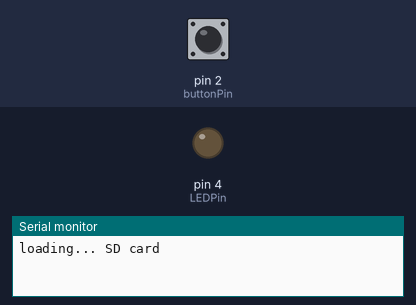
Simulated run of this sketch. Board: Arduino Nano, built for the host (arithmetic inside an expression is 32-bit, double 64-bit). On the bench: output pins drawn as LEDs (lit = HIGH), the last lines printed to the serial monitor. Inputs (shaded band) come from the test bench; at power-on: pin 2 (buttonPin) LOW. Storage starts empty.

Above: at 1.2 s.
1.3 s: pin 2 (buttonPin) pulled HIGH for 0.15 s
At 2.5 s:
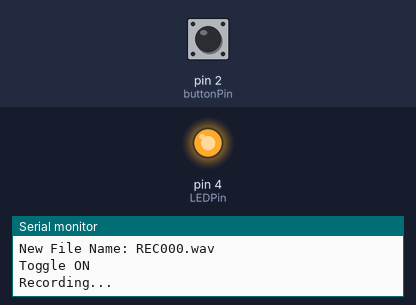
3.0 s: pin 2 (buttonPin) pulled HIGH for 1 s
At 3.8 s:
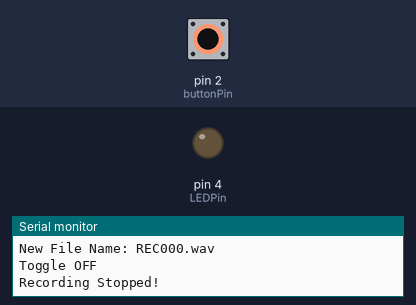
5.5 s: pin 2 (buttonPin) pulled HIGH for 3.2 s
At 6.9 s:
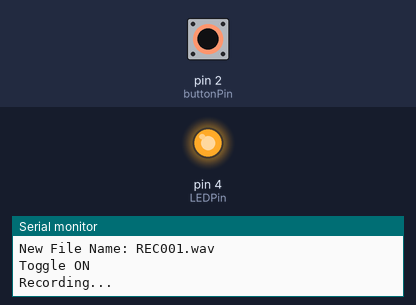
Timing chart, 0 to 8.5 s (numbered marks = the images above; inputs shaded):
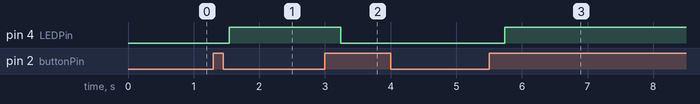

Measured:
- after the input at 1.3 s, pin 4 (LEDPin): LOW → HIGH after 0.24 s
- after the input at 3.0 s, pin 4 (LEDPin): HIGH → LOW after 0.24 s
- after the input at 5.5 s, pin 4 (LEDPin): LOW → HIGH after 0.24 s

The sketch:

record-3.ino
```cpp
// Original Code by Noyel Seth, as published in https://circuitdigest.com/microcontroller-projects/simple-arduino-voice-recorder-for-spy-bug-voice-recording
// Modified by Srijan, added functionality for starting and stopping record on press of a tactile button
/* PIN LAYOUT FOR NANO

MicroSD Module    MAX9814           Pushbutton
CS      D10       GND     GND      PIN1   5V
SCK     D13       Vdd     3V3      PIN2   D2
MOSI    D11       Gain     -       PIN2   Connect a 10K resistor, on the
MISO    D12       Out     A0              other end of resistor, connect
VCC     5V        AR       -              to GND.
GND     GND
*/


#include <TMRpcm.h>
#include <SD.h>
#include <SPI.h>
TMRpcm audio;

int LEDState = 0;
const int LEDPin = 4;     // Connect the LED to Digital Pin 5
const int buttonPin = 2;  // Connect the Button to Digital pin 2
int buttonNew;
int buttonOld = 1;  // the current state of button

int file_number = 0;
char filePrefixname[50] = "REC00";
char exten[10] = ".wav";

const int mic_pin = A0;   // Connect the
const int sample_rate = 16000;
#define SD_CSPin 10

// delay function for with serial log.
void wait_min(int mins) {
  int count = 0;
  int secs = mins * 60;
  while (1) {
    Serial.print('.');
    delay(1000);
    count++;
    if (count == secs) {
      count = 0;
      break;
    }
  }
  Serial.println();
  return;
}

void setup() {
  // Start serial communication
  Serial.begin(9600);
  // initialize the pushbutton pin as an input:
  pinMode(buttonPin, INPUT);
  pinMode(LEDPin, OUTPUT);
  pinMode(mic_pin, INPUT);
  Serial.println("loading... SD card");
  if (!SD.begin(SD_CSPin)) {
    Serial.println("An Error has occurred while mounting SD");
  }
  while (!SD.begin(SD_CSPin)) {
    Serial.print(".");
    delay(500);
  }
  audio.CSPin = SD_CSPin;
}

void loop() {
  // read the state of the pushbutton
  buttonNew = digitalRead(buttonPin);
  // Code to toggle the LED
  // Press Once to turn ON, press again to OFF
  if (buttonOld == 0 && buttonNew == 1) {
    char fileSlNum[20] = "";
    itoa(file_number, fileSlNum, 10);
    char file_name[50] = "";
    strcat(file_name, filePrefixname);
    strcat(file_name, fileSlNum);
    strcat(file_name, exten);
    Serial.print("New File Name: ");
    Serial.println(file_name);
    delay(200);
    if (LEDState == 0) {
      digitalWrite(LEDPin, HIGH);
      LEDState = 1;
      Serial.println("Toggle ON");
      audio.startRecording(file_name, sample_rate, mic_pin);
      Serial.println("Recording...");

    } else {
      digitalWrite(LEDPin, LOW);
      LEDState = 0;
      Serial.println("Toggle OFF");
      audio.stopRecording(file_name);
      Serial.println("Recording Stopped!");
      file_number++;
      delay(500);
    }
  }
  buttonOld = buttonNew;
  delay(100);
}
```
